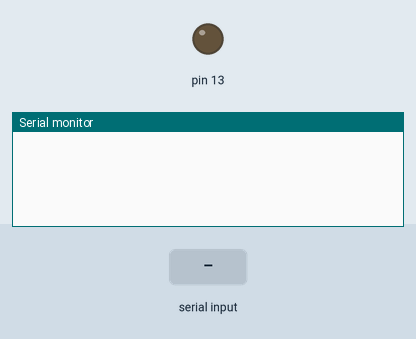
The sketch below on a simulated Arduino Uno, built with avr-gcc and run on an emulated ATmega328P. On the bench: output pins drawn as LEDs (lit = HIGH), the last lines printed to the serial monitor. Inputs (shaded band) come from the test bench. The modem accepts every AT command (registered, SIM ready, sends succeed) and sends nothing else.

Above: at 2.2 s.
2.3 s: "send:\n" received over Serial
At 3.3 s:
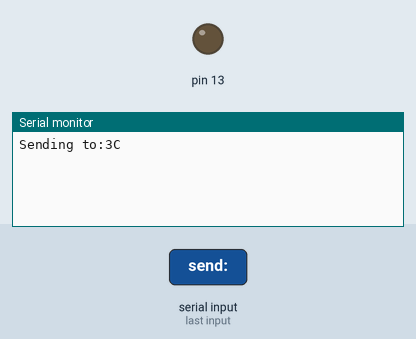
5.0 s: byte 10 ('\n') received over Serial
At 6.1 s:
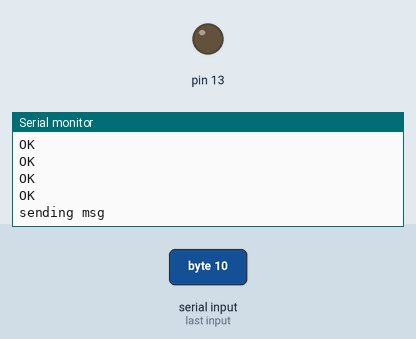
6.5 s: "send:\n" received over the second serial link
At 7.3 s:
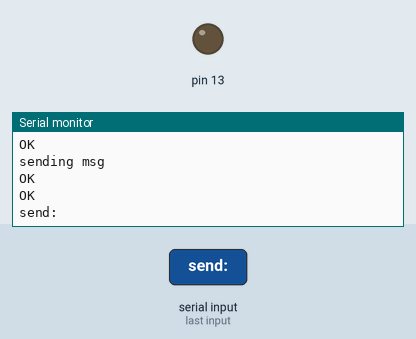
8.0 s: "M\n" received over Serial
At 8.7 s:
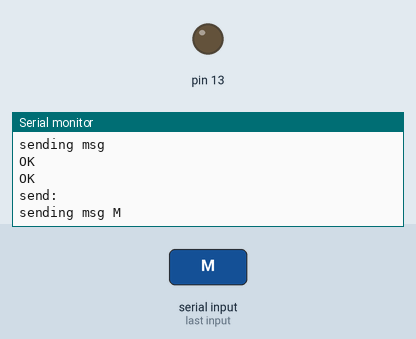
9.5 s: "M\n" received over the second serial link
At 10.7 s:
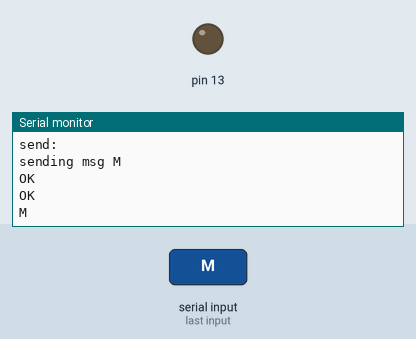
11.0 s: "A\n" received over Serial
At 12.1 s:
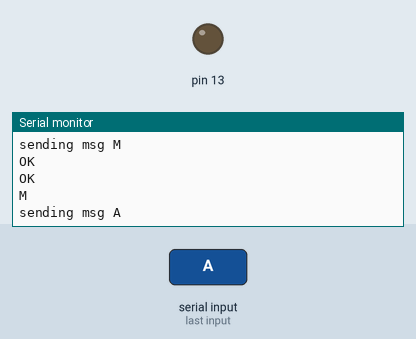

The sketch:

Xbee_final_test_v1.8.ino
```cpp
#include <SoftwareSerial.h>

int AT_delay = 100;
int cord = 3;
String inputString = "";
String recvString = "";
String procString = "";
String type = "";
String rec_ack = "";
String rec_data = "";
String rec_block = "";
String source_addr = "";
String data="";
String block = "";
int counter = 0;
String My_ID = "3C";
String rec_ID = "34";

SoftwareSerial xbee(2, 3); // RX, TX

void setup() {
  Serial.begin(9600);
  xbee.begin( 9600 );
  pinMode(13, OUTPUT);
  initialize();
  //String my_id = get_my_id();
}
String buffer_TX = "M" + My_ID + "B0";
String buffer_RX = "A" + rec_ID + "B1";
void loop() {
///////////////////////////////TEST CODE /////////////

//int bytesent = Serial.write()

  while (Serial.available()) {
    // get the new byte:
    char inChar = (char)Serial.read();
    // add it to the inputString:
    inputString += inChar;
    // if the incoming character is a newline, set a flag
    // so the main loop can do something about it:
    if (inChar == '\n') {
       if(inputString.startsWith("send:")){
          int len = inputString.length();
          //String dest_addr = (buffer_TX.substring(0,2));
          String dest_addr = "3C";
         // String dest_addr = ("3CB1%");
          Serial.println("Sending to:" + dest_addr);
          TX(buffer_TX, dest_addr);
       }else{
         Serial.println("sending msg " + inputString);
         TX (inputString, "default");
       }
     inputString = "";
    }
  }
///////////////////////////////////////////////////////////

if (xbee.available()) {
  //Serial.print("Serial1 RCV:");
  while (xbee.available()) {     // If anything comes in Serial2 (pins 0 & 1)
          //Serial.write(xbee.read());   // read it and send it out Serial (USB)
          // get the new byte:
          char inChar = (char)xbee.read();
          // add it to the inputString:
          recvString += inChar;
          // if the incoming character is a newline, set a flag
          // so the main loop can do something about it:
          //Serial.print(inChar);
          if (inChar == '%') {
              Serial.println("GOT >> " + recvString.substring(0,recvString.length()-1));
              procString = recvString.substring(0,recvString.length()-1);
              type = procString.substring(0,1);
              //Serial.print(type);
              //Serial.print(procString);
              if (type == "M")
              {
                   source_addr = procString.substring(1,3);
                   data = procString.substring(3,4);
                   block = procString.substring(4,5);
              Serial.println("Source is: " + source_addr);

              Serial.println("data is: " + data);

              Serial.println("block is: " + block);

              String rec_dest_addr = "34";
              TX(buffer_RX, rec_dest_addr);

             // xbee.print("AHi%");
              };

              if (type == "A")
              {
               // Serial.println("I AM in");
                rec_ack = procString.substring(1,3);
                rec_data = procString.substring(3,4);
                rec_block = procString.substring(4,5);
                Serial.println("Reciever Ack: " + rec_ack);
                Serial.println("Reciever data: " + rec_data);
                Serial.println("Reciever block: " + rec_block);

              };


              //////////////////////////
           procString = "";
           recvString = "";
          }
     }

  }
}


void set_PAN_ID(String PAN_ID){
  delay(2000);
  Serial.println("ATID" + PAN_ID);
  //Serial1.println("ATID" + PAN_ID);
  wait_for_ack();
  //Serial.println();
}

String get_my_id(){
  xbee.println("ATID");
  //Serial1.println("ATID" + PAN_ID);
  delay(50);
  if (xbee.available()){
      //Serial.print("Xbee1 reply:");
      while (xbee.available()) {     // If anything comes in Serial2 (pins 0 & 1)
             Serial.write(xbee.read());   // read it and send it out Serial (USB)
             //flashLed(13, 2, 50);
      }
      //Serial.println();
  }
}

void write_xbee(){

      delay(AT_delay);
      xbee.println("ATWR");
      //Serial2.println("ATWR");
      wait_for_ack();
      //Serial.println();
      //Serial.println("------- ATWR finished--------");

      delay(AT_delay);
      xbee.println("ATAC");
      //Serial2.println("ATAC");
      wait_for_ack();
      //Serial.println();
      //Serial.println("------- ATAC finished--------");

      delay(AT_delay);
      xbee.println("ATCN");
      //Serial2.println("ATCN");
      wait_for_ack();
      //Serial.println();
      //Serial.println("------- ATCN finished--------");

}

void set_dest_addr(String addr){
     if (addr.startsWith("Cord")){
        delay(AT_delay);
        xbee.println("ATDH0");
        //Serial2.println("ATDL" + addr);
        wait_for_ack();
        //Serial.println();
        //Serial.println("------- ATDH done 0 ");
        delay(AT_delay);
        xbee.println("ATDL0");
        //Serial2.println("ATDL" + addr);
        wait_for_ack();
        //Serial.println();
        //Serial.println("------- ATDL done 0");
     }else {
        xbee.println("ATDH13A200");
        //Serial2.println("ATDL" + addr);
        wait_for_ack();
        //Serial.println();
        //Serial.println("------- ATDH done 13A200");
        delay(AT_delay);
        xbee.println("ATDL41630C" + addr);
        //Serial2.println("ATDL" + addr);
        wait_for_ack();
        //Serial.println();
        //Serial.println("------- ATDL done " + addr);
     }

}

void TX(String msg, String addr){
     initialize();
     if (addr != "default") {
         set_dest_addr(addr);
     }
     write_xbee();
     xbee.print(msg + "%");
}

void wait_for_ack(){
  delay(50);
  if (xbee.available()){
      //Serial.print("Xbee reply:");
      while (xbee.available()) {     // If anything comes in Serial2 (pins 0 & 1)
             Serial.write(xbee.read());   // read it and send it out Serial (USB)
             //flashLed(13, 2, 50);
      }
      Serial.println();
  }
}

void initialize(){
  //delay(500);
  //Serial.print("Xbee1 sending:");
  xbee.print("+++");
  delay(1000);
  wait_for_ack();
}
```

Measured:
- after the input at 2.3 s, the serial monitor: prints a new line at once (image 1)
- after the input at 5.0 s, the serial monitor: prints a new line at once (image 2)
- after the input at 6.5 s, the serial monitor: prints a new line at once (image 3)
- after the input at 8.0 s, the serial monitor: prints a new line at once (image 4)
- after the input at 9.5 s, the serial monitor: prints a new line at once (image 5)
- after the input at 11.0 s, the serial monitor: prints a new line at once (image 6)
